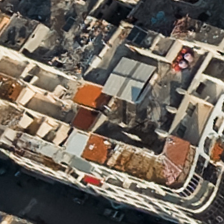
#> input picture main_ipynb_images/balcony_pattern.png, 224 x 224 px; its folder holds only this picture in this run
$ python -i image_sampler.py   (imports and definitions only)
#> lines starting #> are read from the running program, lines starting #| are printed output that depends on the picture
import os
import random
import math
from PIL import Image

try:
    RESAMPLE_BICUBIC = Image.Resampling.BICUBIC
    RESAMPLE_NEAREST = Image.Resampling.NEAREST
except AttributeError:
    RESAMPLE_BICUBIC = Image.BICUBIC
    RESAMPLE_NEAREST = Image.NEAREST


def generate_random_crops(
    image_path: str,
    output_dir: str,
    output_name_prefix: str = "crop",
    num_samples: int = None ,
    index_shift: int = 0,
    allowed_x: int = None,
    allowed_y: int = None,
    allowed_width: int = None,
    allowed_height: int = None,
    target_size: tuple = (224, 224),
    gaussian_std_dev_factor: float = 2.0,
    min_center_distance_pixels: float = None,
    randomness: str = "gauss"
) -> int:
    """
    Generates a batch of N randomly cropped and rotated images.
    Ensures a minimum distance between the centers of chosen crops.
    Args:
        image_path (str): Path to the source image.
        num_samples (int): The number (N) of random crops to generate.
        output_dir (str): The directory where cropped images will be saved.
        output_name_prefix (str, optional): Prefix for output filenames. Defaults to "crop".
        allowed_x (int, optional): Top-left x of allowed region. Defaults to 0.
        allowed_y (int, optional): Top-left y of allowed region. Defaults to 0.
        allowed_width (int, optional): Width of allowed region. Defaults to image width.
        allowed_height (int, optional): Height of allowed region. Defaults to image height.
        target_size (tuple, optional): (width, height) of output crops. Defaults to (224, 224).
        gaussian_std_dev_factor (float, optional): Factor for Gaussian std dev relative to
            half-width/height of allowed region. Defaults to 2.0.
        min_center_distance_pixels (float, optional): Minimum Euclidean distance between the
            centers of any two chosen crops (in original image coordinates).
            Defaults to target_size[0] / 4.0.
        randomness (str, optional): defaults to "gauss", otherwise uses uniform distribution.
    """
#> called with image_path = 'main_ipynb_images/balcony_pattern.png', output_dir = 'out.png', output_name_prefix = 'crop', index_shift = 0, target_size = (224, 224), gaussian_std_dev_factor = 2, randomness = 'gauss'
    if not os.path.exists(image_path):
        print(f"Error: Image path '{image_path}' does not exist.")
        return
    if gaussian_std_dev_factor <= 0:
        print("Warning: gaussian_std_dev_factor must be positive. Defaulting to 2.0.")
        gaussian_std_dev_factor = 2.0

    target_w, target_h = target_size
    if min_center_distance_pixels is None:
        min_center_distance_pixels = target_w * 0.71 #multiplying by sqrt(2)/2 so that the center doesn't lie in a previously chosen patch

    # Ensure min_center_distance_pixels is not negative for squared comparison
    min_center_distance_pixels = max(0.0, min_center_distance_pixels)
    min_dist_sq = min_center_distance_pixels**2 # Use squared distance for efficiency

    try:
        img_orig_loaded = Image.open(image_path)
#> img_orig_loaded is the input picture: PIL image 224x224 RGB; mean R, G, B 111.5, 102, 91.9
    except Exception as e:
        print(f"Error: Could not open image '{image_path}'. Exception: {e}")
        return

    img_for_processing = img_orig_loaded.copy()

    # --- Create initial mask ---
    if img_for_processing.mode == 'RGBA' or img_for_processing.mode == 'LA':
        mask_orig = img_for_processing.split()[-1]
    elif img_for_processing.mode == 'PA':
        mask_orig = img_for_processing.convert('RGBA').split()[-1]
    else:
        if img_for_processing.mode == 'P' or img_for_processing.mode == 'L':
            img_for_processing = img_for_processing.convert('RGB')
        elif 'A' not in img_for_processing.mode and img_for_processing.mode != 'RGB':
            img_for_processing = img_for_processing.convert('RGB')
        mask_orig = Image.new('L', img_for_processing.size, 255)
#> mask_orig: PIL image 224x224 L; every value is 255

    # --- Normalize image mode for processing ---
    if img_for_processing.mode == 'P' or (img_for_processing.mode == 'L' and 'A' not in img_for_processing.mode):
        img_for_processing = img_for_processing.convert('RGB')
    elif 'A' not in img_for_processing.mode and img_for_processing.mode != 'RGB':
         img_for_processing = img_for_processing.convert('RGB')

    orig_w, orig_h = img_for_processing.size
#> orig_w = 224; orig_h = 224

    # --- Define allowed region boundaries and parameters for Gaussian ---
    ax_min = allowed_x if allowed_x is not None else 0
    ay_min = allowed_y if allowed_y is not None else 0
    aw = allowed_width if allowed_width is not None else orig_w
#> aw = 224
    ah = allowed_height if allowed_height is not None else orig_h
#> ah = 224

    ax_min = max(0, ax_min)
    ay_min = max(0, ay_min)
    aw = min(aw, orig_w - ax_min)
    ah = min(ah, orig_h - ay_min)

    if aw <= 0 or ah <= 0:
        print(f"Error: Allowed region has non-positive effective width ({aw}) or height ({ah}).")
        return
    if aw < 1e-6 or ah < 1e-6:
        print(f"Error: Allowed region width ({aw}) or height ({ah}) is too small for Gaussian sampling.")
        return

    ax_max = ax_min + aw
#> ax_max = 224
    ay_max = ay_min + ah
#> ay_max = 224

    mean_x = ax_min + aw / 2.0
#> mean_x = 112
    mean_y = ay_min + ah / 2.0
#> mean_y = 112

    sigma_x = (aw / 2.0) * gaussian_std_dev_factor
#> sigma_x = 224
    sigma_y = (ah / 2.0) * gaussian_std_dev_factor
#> sigma_y = 224
    sigma_x = max(sigma_x, 1e-6)
    sigma_y = max(sigma_y, 1e-6)

    os.makedirs(output_dir, exist_ok=True)

    chosen_centers_orig_coords = [] # Store (x,y) of chosen original centers
    generated_and_saved_count = 0
    max_attempts_per_sample_slot = 400 # May need more attempts with distance constraint


    done = False
    sample_slot_idx = 0
    while not done:
        if sample_slot_idx%50==0: print(sample_slot_idx)
        current_attempts_for_slot = 0
        center_found_for_slot = False
        while current_attempts_for_slot < max_attempts_per_sample_slot and not center_found_for_slot:
            current_attempts_for_slot += 1

            # --- Step 1: Pick a center ---
            if randomness == "gauss":
                candidate_cx, candidate_cy = -1, -1 # Placeholder
                gaussian_attempts = 0
                max_gaussian_attempts = 100 # Prevent infinite loop if bounds are impossible for Gaussian
                while gaussian_attempts < max_gaussian_attempts:
                    gaussian_attempts +=1
                    intended_orig_cx_candidate = random.gauss(mean_x, sigma_x)
                    if ax_min <= intended_orig_cx_candidate <= ax_max:
                        candidate_cx = intended_orig_cx_candidate
                        break
                if candidate_cx == -1: # Failed to find x within bounds
                    if current_attempts_for_slot == 1: print("Debug: Failed to find valid Gaussian X for center.")
                    continue

                gaussian_attempts = 0
                while gaussian_attempts < max_gaussian_attempts:
                    gaussian_attempts += 1
                    intended_orig_cy_candidate = random.gauss(mean_y, sigma_y)
                    if ay_min <= intended_orig_cy_candidate <= ay_max:
                        candidate_cy = intended_orig_cy_candidate
                        break
                if candidate_cy == -1:  # Failed to find y within bounds
                    if current_attempts_for_slot == 1: print("Debug: Failed to find valid Gaussian Y for center.")
                    continue
            else:
                candidate_cx = random.uniform(ax_min, ax_max)
                candidate_cy = random.uniform(ay_min, ay_max)

            # --- Step 1.5: Check distance to previously chosen centers ---
            is_dist_ok = True
            if chosen_centers_orig_coords:
                for prev_cx, prev_cy in chosen_centers_orig_coords:
                    dist_sq = (candidate_cx - prev_cx)**2 + (candidate_cy - prev_cy)**2
                    if dist_sq < min_dist_sq:
#                        print("too close:", prev_cx,prev_cy, candidate_cx, candidate_cy)
                        is_dist_ok = False
                        break

            if not is_dist_ok:
                if current_attempts_for_slot % 100 == 0 : # Log occasionally if struggling
                    print(f"Debug: Slot {sample_slot_idx+1}, Attempt {current_attempts_for_slot}: center too close. Retrying center point.")
                continue # This attempt for the slot fails, try a new random center (+ angle implicitly)

            # If here, candidate_cx, candidate_cy are valid w.r.t Gaussian bounds and distance
            intended_orig_cx = candidate_cx
            intended_orig_cy = candidate_cy

            angle = random.uniform(0, 360)

            img_rotated = img_for_processing.rotate(angle, resample=RESAMPLE_BICUBIC, expand=True)
            mask_rotated = mask_orig.rotate(angle, resample=RESAMPLE_NEAREST, expand=True, fillcolor=0)

            rot_w, rot_h = img_rotated.size

            if rot_w < target_w or rot_h < target_h:
                if current_attempts_for_slot % 50 == 0:
                    print(f"Note for slot {sample_slot_idx+1}: Rotated image ({rot_w}x{rot_h}) too small.")
                continue

            orig_img_center_x, orig_img_center_y = orig_w / 2.0, orig_h / 2.0
            rotated_img_center_x, rotated_img_center_y = rot_w / 2.0, rot_h / 2.0

            vec_to_intended_center_x = intended_orig_cx - orig_img_center_x
            vec_to_intended_center_y = intended_orig_cy - orig_img_center_y

            rad_angle_transform = math.radians(angle)
            cos_a = math.cos(rad_angle_transform)
            sin_a = math.sin(rad_angle_transform)

            rot_vec_x = vec_to_intended_center_x * cos_a - vec_to_intended_center_y * sin_a
            rot_vec_y = vec_to_intended_center_x * sin_a + vec_to_intended_center_y * cos_a

            transformed_center_x_in_rotated = rotated_img_center_x + rot_vec_x
            transformed_center_y_in_rotated = rotated_img_center_y + rot_vec_y

            crop_tl_x = round(transformed_center_x_in_rotated - target_w / 2.0)
            crop_tl_y = round(transformed_center_y_in_rotated - target_h / 2.0)
            crop_br_x = crop_tl_x + target_w
            crop_br_y = crop_tl_y + target_h

            if not (0 <= crop_tl_x < rot_w and 0 <= crop_tl_y < rot_h and \
                    crop_br_x <= rot_w and crop_br_y <= rot_h):
                if current_attempts_for_slot % 50 == 0:
                     print(f"Debug: Slot {sample_slot_idx+1}, Attempt {current_attempts_for_slot}: crop out of rotated bounds.")
                continue

            final_crop_img = img_rotated.crop((crop_tl_x, crop_tl_y, crop_br_x, crop_br_y))
            final_crop_mask = mask_rotated.crop((crop_tl_x, crop_tl_y, crop_br_x, crop_br_y))

            mask_extrema = final_crop_mask.getextrema()
            if isinstance(mask_extrema, tuple) and len(mask_extrema) == 2: # Grayscale mask 'L'
                 min_mask_val = mask_extrema[0]
            elif isinstance(mask_extrema, list) and len(mask_extrema) > 0 and isinstance(mask_extrema[0], tuple): # Multi-band, e.g. from RGBA mask
                 min_mask_val = min(val[0] for val in mask_extrema) # Check min of all bands' min
            else: # Unknown mask format, assume not empty for safety (or handle specific cases)
                print(f"Warning: Unexpected mask extrema format: {mask_extrema}. Assuming valid crop.")
                min_mask_val = 255 # Default to valid if unknown

            if min_mask_val == 0:
                if current_attempts_for_slot % 50 == 0:
                    print(f"Debug: Slot {sample_slot_idx+1}, Attempt {current_attempts_for_slot}: mask crop includes fill.")
                continue

            # --- All checks passed ---
            chosen_centers_orig_coords.append((intended_orig_cx, intended_orig_cy))
            generated_and_saved_count += 1
            output_filename = f"{output_name_prefix}_{generated_and_saved_count+index_shift}.png"
            output_filepath = os.path.join(output_dir, output_filename)
            final_crop_img.save(output_filepath)
            center_found_for_slot = True # Mark that this slot is filled
            break # Exit while current_attempts_for_slot loop for this sample_slot_idx

        if not center_found_for_slot:
            print(f"Warning: Could not generate a valid image for sample slot {sample_slot_idx + 1} "
                  f"within {max_attempts_per_sample_slot} attempts (constraints too tight?).")
            done = True
            break
        if num_samples is not None and generated_and_saved_count >= num_samples:
            done = True
            break
        sample_slot_idx += 1
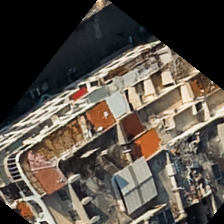
#> final_crop_img: PIL image 224x224 RGB; mean R, G, B 86.8, 78.8, 70.2
#> after the loop, chosen_centers_orig_coords = []; generated_and_saved_count = 0; sample_slot_idx = 0

    if num_samples is not None and generated_and_saved_count < num_samples:
        print(f"\nWarning: Only {generated_and_saved_count} out of {num_samples} desired samples were generated and saved.")
    else: print(f"\nSuccessfully generated and saved {generated_and_saved_count} samples in '{output_dir}'.")
#| Successfully generated and saved 0 samples in 'out.png'.
    return generated_and_saved_count

def find_image_paths(folder_path):
    """
    Recursively finds all image files within a given folder and its subfolders.

    Args:
        folder_path (str): The absolute or relative path to the folder to search.

    Returns:
        list: A list of full paths to all found image files.
              Returns an empty list if the folder_path is invalid or contains no images.
    """
    if not os.path.isdir(folder_path):
        print(f"Error: The provided path '{folder_path}' is not a valid directory.")
        return []

    image_extensions = {'.jpg', '.jpeg', '.png', '.gif', '.bmp', '.tiff', '.webp', '.svg'}
    image_paths = []

    # os.walk() generates the file names in a directory tree
    # by walking the tree either top-down or bottom-up.
    for root, _, files in os.walk(folder_path):
        for file in files:
            # Check if the file extension is in our set of image extensions
            if any(file.lower().endswith(ext) for ext in image_extensions):
                # Construct the full path to the file and add it to our list
                full_path = os.path.join(root, file)
                image_paths.append(full_path)

    return image_paths

# [17 lines not run here, left out]

>>> result = generate_random_crops('main_ipynb_images/balcony_pattern.png', 'out.png')
#> result = 0

$ run again, on main_ipynb_images/blue_awning.png
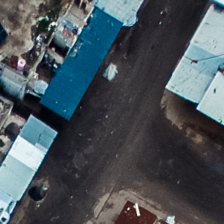
#> input picture main_ipynb_images/blue_awning.png, 224 x 224 px
#> in generate_random_crops, img_orig_loaded is the input picture: PIL image 224x224 RGB; mean R, G, B 73.6, 83.1, 89.4
#> mask_orig: PIL image 224x224 L; every value is 255
#> after the loop in generate_random_crops, `while not done:`:
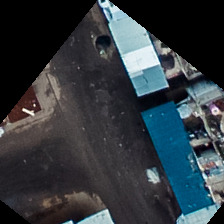
#> final_crop_img: PIL image 224x224 RGB; mean R, G, B 49.8, 57.3, 62.9
#> after the loop in generate_random_crops, `while not done:`: chosen_centers_orig_coords = []; generated_and_saved_count = 0
#| Successfully generated and saved 0 samples in 'out.png'.

$ run again, on main_ipynb_images/calculating_angle.png
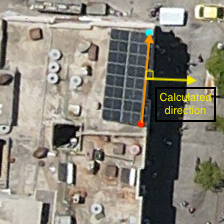
#> input picture main_ipynb_images/calculating_angle.png, 224 x 224 px
#> in generate_random_crops, img_orig_loaded is the input picture: PIL image 224x224 RGBA; mean R, G, B, A 138.8, 133.8, 122.5, 255
#> mask_orig: PIL image 224x224 L; every value is 255
#> after the loop in generate_random_crops, `while not done:`:
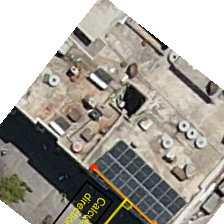
#> final_crop_img: PIL image 224x224 RGBA; mean R, G, B, A 105.3, 101, 93, 194.6; transparent parts drawn white
#> after the loop in generate_random_crops, `while not done:`: chosen_centers_orig_coords = []; generated_and_saved_count = 0
#| Successfully generated and saved 0 samples in 'out.png'.

$ run again, on main_ipynb_images/confusing_patterns.png
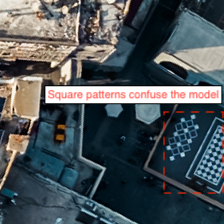
#> input picture main_ipynb_images/confusing_patterns.png, 224 x 224 px
#> in generate_random_crops, img_orig_loaded is the input picture: PIL image 224x224 RGBA; mean R, G, B, A 75.8, 84.1, 88.2, 255
#> mask_orig: PIL image 224x224 L; every value is 255
#> after the loop in generate_random_crops, `while not done:`:
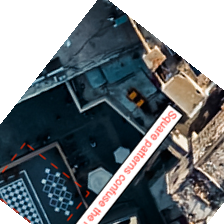
#> final_crop_img: PIL image 224x224 RGBA; mean R, G, B, A 52.6, 59.3, 63.1, 194.6; transparent parts drawn white
#> after the loop in generate_random_crops, `while not done:`: chosen_centers_orig_coords = []; generated_and_saved_count = 0
#| Successfully generated and saved 0 samples in 'out.png'.
